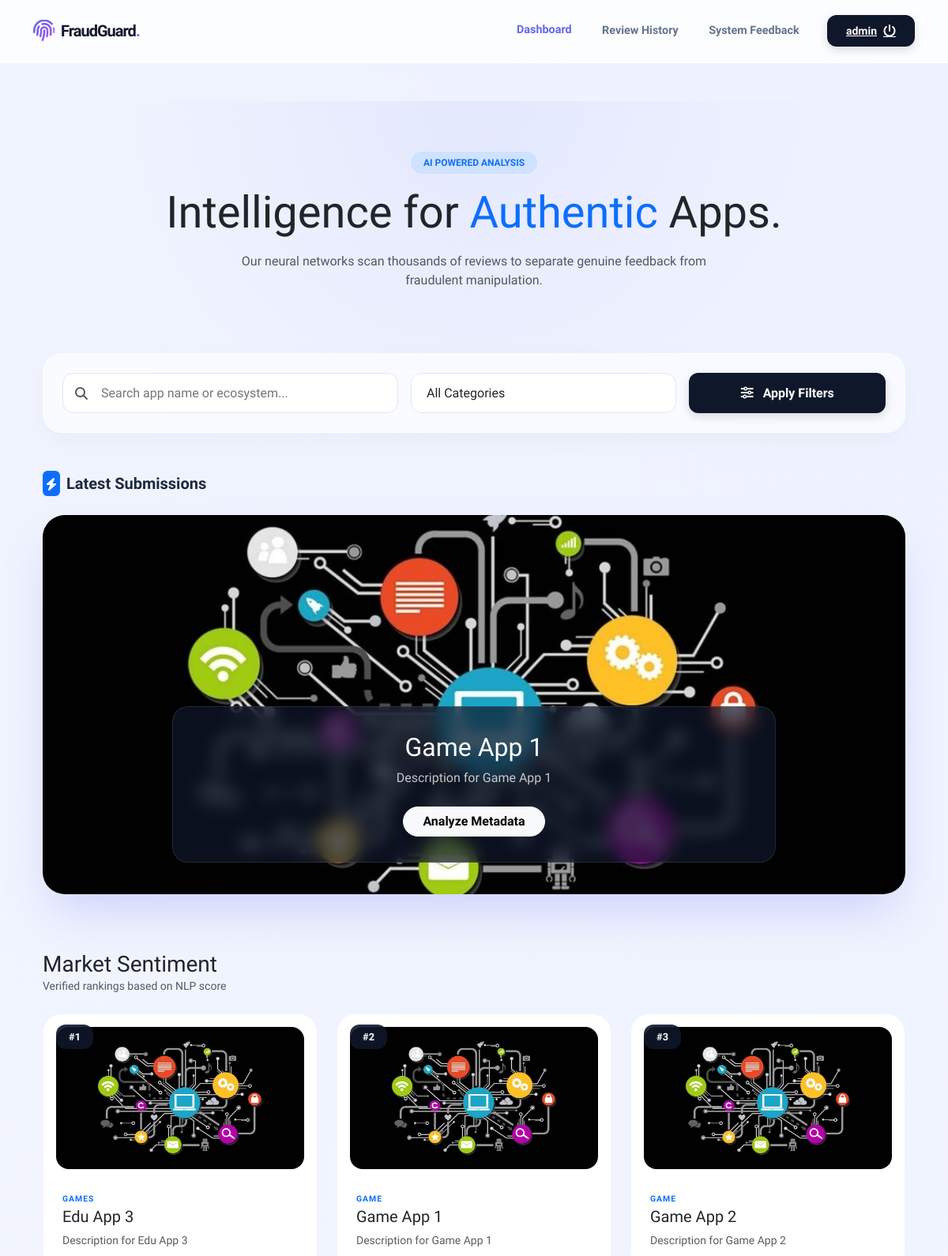
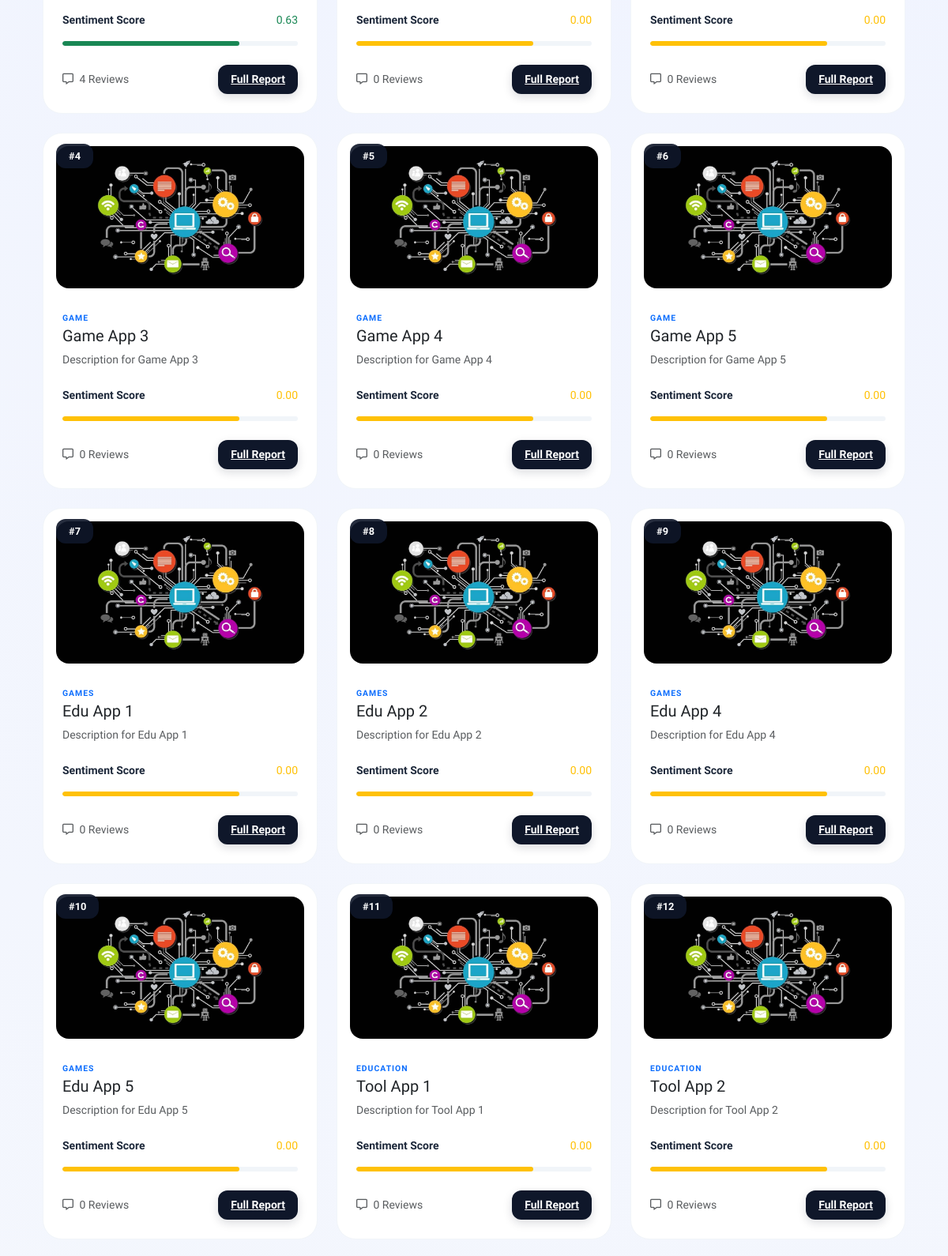
The app's page / (signed in, upper part) with its own data (2 pictures, top to bottom).
### myapp/models.py (models this page shows, shortened)
class Application(models.Model):
    name = models.CharField(max_length=200)
    link = models.URLField(blank=True, null=True)           # Play Store link
    description = models.TextField()
    image = models.ImageField(upload_to='apps/', blank=True, null=True)
    category = models.ForeignKey(Category, on_delete=models.SET_NULL, null=True)
    is_fraud = models.BooleanField(default=False)
    fraud_reason = models.TextField(blank=True, null=True)
    added_on = models.DateTimeField(auto_now_add=True)

class Category(models.Model):
    name = models.CharField(max_length=100)

### myapp/views.py (the view)
# urls.py: path('', views.dashboard, name='dashboard'),
@login_required
def dashboard(request):
    query = request.GET.get('q', '').strip()
    category_filter = request.GET.get('category', '')
    apps = Application.objects.annotate(
        avg_score=Avg('reviews__sentiment_score')
    )
    if query:
        apps = apps.filter(
            Q(name__icontains=query) |
            Q(category__name__icontains=query)
        )
    if category_filter:
        apps = apps.filter(category__id=category_filter)
    apps = apps.order_by('-avg_score')
    recent_apps = Application.objects.order_by('-added_on')[:8]
    categories = Category.objects.all()
    context = {
        'apps': apps,
        'recent_apps': recent_apps,
        'categories': categories,
        'query': query,
        'selected_category': category_filter,
    }
    return render(request, 'dashboard.html', context)

### templates/dashboard.html (shortened to what this page needs)
{% extends 'base.html' %}
{% block content %}
<div class="hero-section text-center">
    <div class="container">
        <span class="badge rounded-pill bg-primary-subtle text-primary px-3 py-2 mb-3 fw-bold">AI POWERED ANALYSIS</span>
        <h1 class="display-4 fw-800 text-dark tracking-tight mb-3">Intelligence for <span class="text-primary">Authentic</span> Apps.</h1>
        <p class="text-muted mx-auto" style="max-width: 600px;">
            Our neural networks scan thousands of reviews to separate genuine feedback from fraudulent manipulation.
        </p>
    </div>
</div>
<div class="container mt-n5">
    <div class="search-container mb-5">
        <form method="get" class="row g-3">
            <div class="col-lg-5">
                <div class="position-relative">
                    <i class="fas fa-search position-absolute top-50 start-0 translate-middle-y ms-3 text-muted"></i>
                    <input type="text" name="q" value="{{ query }}" class="form-control-modern ps-5 w-100" placeholder="Search app name or ecosystem...">
                </div>
            </div>
            <div class="col-lg-4">
                <select name="category" class="form-control-modern form-select">
                    <option value="">All Categories</option>
                </select>
            </div>
            <div class="col-lg-3">
                <button type="submit" class="btn-modern w-100 py-2 h-100">
                    <i class="fas fa-sliders-h me-2"></i> Apply Filters
                </button>
            </div>
        </form>
    </div>
    {% if recent_apps %}
    <div class="mb-5 pb-4">
        <h5 class="fw-bold mb-4 d-flex align-items-center">
            <span class="bg-primary p-1 rounded-2 me-2"><i class="fas fa-bolt text-white fs-6"></i></span>
            Latest Submissions
        </h5>
        <div id="recentCarousel" class="carousel slide" data-bs-ride="carousel">
            <div class="carousel-inner">
                {% for app in recent_apps %}
                <div class="carousel-item {% if forloop.first %}active{% endif %}">
                    <div class="position-relative">
                        <img src="{% if app.image %}{{ app.image.url }}{% else %}https://via.placeholder.com/1200x500/1e293b/ffffff?text={{ app.name|urlencode }}{% endif %}"
                             class="d-block w-100" style="height: 480px; object-fit: cover;" alt="{{ app.name }}">
                        <div class="carousel-caption carousel-caption-glass d-none d-md-block">
                            <h2 class="fw-800 mb-2">{{ app.name }}</h2>
                            <p class="opacity-75 mb-4">{{ app.description|truncatewords:15 }}</p>
                            <a href="{% url 'app_detail' app.id %}" class="btn btn-light rounded-pill px-4 fw-bold">Analyze Metadata</a>
                        </div>
                    </div>
                </div>
                {% endfor %}
            </div>
        </div>
    </div>
    {% endif %}
    <div class="d-flex justify-content-between align-items-end mb-4">
        <div>
            <h3 class="fw-800 text-dark mb-0">Market Sentiment</h3>
            <p class="text-muted small mb-0">Verified rankings based on NLP score</p>
        </div>
    </div>
    <div class="row g-4">
        {% for app in apps %}
        <div class="col-md-6 col-lg-4">
            <div class="app-card h-100 position-relative {% if app.is_fraud %}border-danger-subtle shadow-sm{% endif %}">
                <div class="position-absolute top-0 start-0 m-3 z-3">
                    <span class="rank-badge">#{{ forloop.counter }}</span>
                </div>
                <div class="app-image-wrapper p-3 pb-0">
                    {% if app.image %}
                        <img src="{{ app.image.url }}" class="rounded-4 w-100" style="height: 180px; object-fit: cover;">
                    {% else %}
                        <div class="rounded-4 d-flex align-items-center justify-content-center bg-light" style="height: 180px;">
                            <i class="fas fa-cube fa-3x text-muted opacity-25"></i>
                        </div>
                    {% endif %}
                </div>
                <div class="card-body p-4">
                    <div class="mb-2">
                        {% if app.category %}
                            <span class="text-primary fw-bold small text-uppercase" style="font-size: 0.65rem; letter-spacing: 1px;">{{ app.category.name }}</span>
                        {% endif %}
                        <h5 class="fw-800 text-dark mb-1">{{ app.name }}</h5>
                    </div>
                    <p class="text-muted small mb-4">{{ app.description|truncatechars:85 }}</p>
                    <div class="mb-2 d-flex justify-content-between align-items-center">
                        <span class="small fw-bold">Sentiment Score</span>
                        <span class="small fw-800 {% if app.avg_score > 0.3 %}text-success{% elif app.avg_score < -0.1 %}text-danger{% else %}text-warning{% endif %}">
                            {{ app.avg_score|floatformat:2|default:"0.00" }}
                        </span>
                    </div>
                    <div class="sentiment-bar">
                        {% with score=app.avg_score|default:0 %}
                        <div class="sentiment-fill {% if score > 0.3 %}bg-success{% elif score < -0.1 %}bg-danger{% else %}bg-warning{% endif %}"
                             style="width: 75%;"></div> {% endwith %}
                    </div>
                    <div class="d-flex justify-content-between align-items-center mt-4">
                        <div class="text-muted small">
                            <i class="far fa-comment-alt me-1"></i> {{ app.reviews.count }} Reviews
                        </div>
                        <a href="{% url 'app_detail' app.id %}" class="btn-modern py-2 px-3 small">
                            Full Report
                        </a>
                    </div>
                </div>
            </div>
        </div>
        {% empty %}
        <div class="col-12 text-center py-5">
            <img src="https://cdn-icons-png.flaticon.com/512/6134/6134065.png" width="80" class="opacity-25 mb-3">
            <h5 class="text-muted">No applications matching your criteria</h5>
        </div>
        {% endfor %}
    </div>
</div>
{% endblock %}

### templates/base.html (shortened to what this page needs)
<!DOCTYPE html>
{% load static %}
<html lang="en">
<head>
    <link href="https://cdn.jsdelivr.net/npm/bootstrap@5.3.3/dist/css/bootstrap.min.css" rel="stylesheet">
    <link href="https://cdnjs.cloudflare.com/ajax/libs/font-awesome/6.5.2/css/all.min.css" rel="stylesheet">
</head>
<body>
    <nav class="navbar navbar-expand-lg sticky-top">
        <div class="container">
            <a class="navbar-brand d-flex align-items-center" href="{% url 'dashboard' %}">
                <i class="fas fa-fingerprint me-2 fs-3"></i>
                <span>FraudGuard<span style="color:var(--accent)">.</span></span>
            </a>
            <div class="collapse navbar-collapse" id="navbarNav">
                <ul class="navbar-nav ms-auto align-items-center">
                    {% if user.is_authenticated %}
                        <li class="nav-item"><a class="nav-link {% if request.resolver_match.url_name == 'dashboard' %}active{% endif %}" href="{% url 'dashboard' %}">Dashboard</a></li>
                        <li class="nav-item"><a class="nav-link {% if request.resolver_match.url_name == 'my_reviews' %}active{% endif %}" href="{% url 'my_reviews' %}">Review History</a></li>
                        <li class="nav-item"><a class="nav-link {% if request.resolver_match.url_name == 'submit_feedback' %}active{% endif %}" href="{% url 'submit_feedback' %}">System Feedback</a></li>
                        <li class="nav-item ms-lg-3">
                            <a class="btn-modern d-inline-flex align-items-center" href="{% url 'logout' %}">
                                <span class="me-2 text-white small">{{ user.username }}</span>
                                <i class="fas fa-power-off"></i>
                            </a>
                        </li>
                    {% else %}
                        <li class="nav-item"><a class="nav-link" href="{% url 'login' %}">Sign In</a></li>
                        <li class="nav-item ms-lg-2"><a class="btn-modern" href="{% url 'register' %}">Get Started</a></li>
                    {% endif %}
                </ul>
            </div>
        </div>
    </nav>
    <main class="flex-grow-1 py-5">
        <div class="container">
            {% block content %}{% endblock %}
        </div>
    </main>
</body>
</html>

### templates/base.html (style rules this page uses)
:root { --glass-bg: rgba(255, 255, 255, 0.7); --glass-border: rgba(255, 255, 255, 0.3); --accent: #6366f1; --accent-glow: rgba(99, 102, 241, 0.3); --dark-surface: #0f172a; --text-main: #1e293b; }
body { font-family: 'Plus Jakarta Sans', sans-serif; background: radial-gradient(circle at top right, #eef2ff, #f8fafc); color: var(--text-main); min-height: 100vh; display: flex; flex-direction: column; overflow-x: hidden; }
.navbar { background: rgba(255, 255, 255, 0.8) !important; backdrop-filter: blur(12px); -webkit-backdrop-filter: blur(12px); border-bottom: 1px solid var(--glass-border); padding: 1.2rem 0; }
.navbar-brand { font-weight: 800; letter-spacing: -1px; color: var(--dark-surface) !important; }
.navbar-brand i { background: linear-gradient(135deg, #6366f1, #a855f7); -webkit-background-clip: text; -webkit-text-fill-color: transparent; }
.nav-link { font-size: 0.9rem; font-weight: 600; color: #64748b !important; padding: 0.5rem 1.2rem !important; transition: all 0.3s cubic-bezier(0.4, 0, 0.2, 1); }
.nav-link:hover, .nav-link.active { color: var(--accent) !important; transform: translateY(-1px); }
.btn-modern { background: var(--dark-surface); color: white; border-radius: 12px; padding: 0.6rem 1.5rem; font-weight: 600; border: none; transition: all 0.3s; box-shadow: 0 4px 12px rgba(15, 23, 42, 0.15); }

### templates/dashboard.html (style rules this page uses)
.hero-section { padding: 4rem 0; background: radial-gradient(circle at 50% 0%, rgba(99, 102, 241, 0.08) 0%, transparent 70%); }
.search-container { background: rgba(255, 255, 255, 0.6); backdrop-filter: blur(15px); border: 1px solid var(--glass-border); border-radius: 24px; padding: 1.5rem; box-shadow: 0 10px 30px rgba(0, 0, 0, 0.03); }
.form-control-modern { background: white; border: 1px solid #e2e8f0; border-radius: 14px; padding: 0.8rem 1.2rem; transition: all 0.3s; }
.app-card { background: white; border-radius: 24px; border: 1px solid #f1f5f9; transition: all 0.4s cubic-bezier(0.175, 0.885, 0.32, 1.275); overflow: hidden; }
.rank-badge { background: rgba(15, 23, 42, 0.9); backdrop-filter: blur(4px); color: white; font-weight: 800; padding: 0.5rem 1rem; border-radius: 12px; font-size: 0.8rem; }
.sentiment-bar { height: 6px; border-radius: 10px; background: #f1f5f9; overflow: hidden; margin: 1rem 0; }
.sentiment-fill { height: 100%; border-radius: 10px; transition: width 1s ease-in-out; }
.carousel-inner { border-radius: 28px; box-shadow: 0 30px 60px -12px rgba(99, 102, 241, 0.25); }
.carousel-caption-glass { background: rgba(15, 23, 42, 0.7); backdrop-filter: blur(10px); border: 1px solid rgba(255,255,255,0.1); border-radius: 20px; padding: 2rem !important; bottom: 40px !important; max-width: 80%; margin: 0 auto; }

### records on screen
Application: image (picture), name "Game App 1", description "Description for Game App 1", category.name "GAME", avg_score "0.00", reviews.count "0"
Application: image (picture), category.name "GAMES", name "Edu App 3", description "Description for Edu App 3", avg_score "0.63", reviews.count "4"
Application: image (picture), category.name "GAME", name "Game App 2", description "Description for Game App 2", avg_score "0.00", reviews.count "0"
Application: image (picture), category.name "GAME", name "Game App 3", description "Description for Game App 3", avg_score "0.00", reviews.count "0"
Application: image (picture), category.name "GAME", name "Game App 4", description "Description for Game App 4", avg_score "0.00", reviews.count "0"
Application: image (picture), category.name "GAME", name "Game App 5", description "Description for Game App 5", avg_score "0.00", reviews.count "0"
Application: image (picture), category.name "GAMES", name "Edu App 1", description "Description for Edu App 1", avg_score "0.00", reviews.count "0"
Application: image (picture), category.name "GAMES", name "Edu App 2", description "Description for Edu App 2", avg_score "0.00", reviews.count "0"
Application: image (picture), category.name "GAMES", name "Edu App 4", description "Description for Edu App 4", avg_score "0.00", reviews.count "0"
Application: image (picture), category.name "GAMES", name "Edu App 5", description "Description for Edu App 5", avg_score "0.00", reviews.count "0"
Application: image (picture), category.name "EDUCATION", name "Tool App 1", description "Description for Tool App 1", avg_score "0.00", reviews.count "0"
Application: image (picture), category.name "EDUCATION", name "Tool App 2", description "Description for Tool App 2", avg_score "0.00", reviews.count "0"

### other values on screen
{{ user.username }} "admin"
